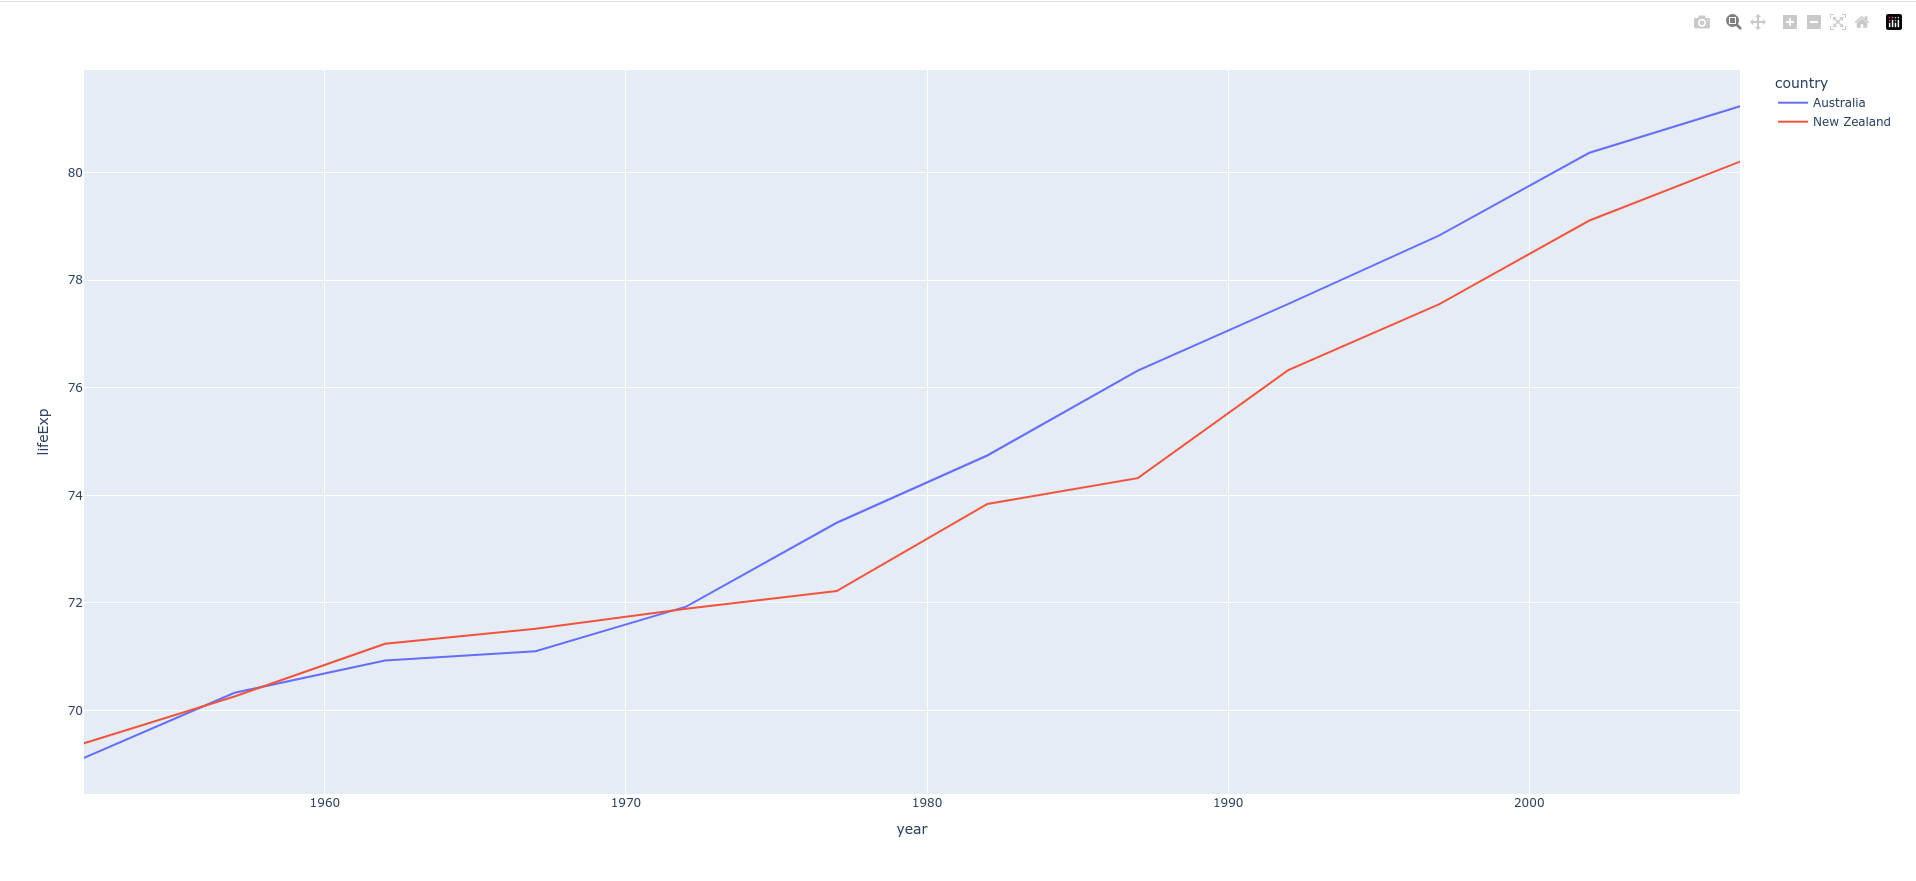

Generate this figure with Python:
import plotly.express as px

df = px.data.gapminder().query("continent == 'Oceania'")
fig = px.line(df, x="year", y="lifeExp", color="country")
fig.show()
